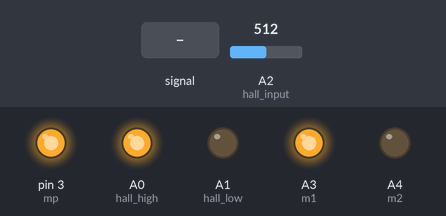
Bench run of a sketch on a simulated Arduino Uno, built with avr-gcc and run on an emulated ATmega328P. On the bench: output pins drawn as LEDs (lit = HIGH). Dashed ring = blinking. Inputs (shaded band) come from the test bench; at power-on: A2 (hall_input) = 512. What the sketch prints to the serial monitor is not drawn.

Above: at 0.06 s.
At 1.26 s:
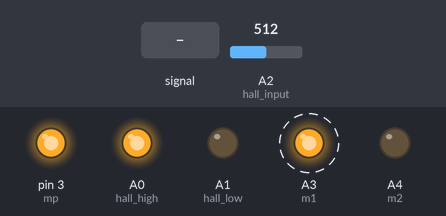
1.3 s: A2 (hall_input) fed a 200 Hz sine of ±81 counts around its level
Timing chart, 0 to 10.3 s (numbered marks = the images above; inputs shaded):
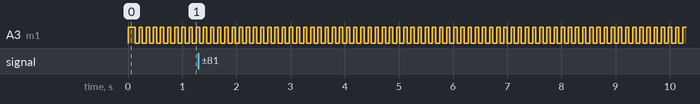

The sketch:

hall_2.ino
```cpp
#define hall_high A0
#define hall_low  A1
#define hall_input A2
#define m1 A3
#define m2 A4
#define mp 3

#define SAMPLE 5

// 50 & 80
//
#define HPERIOD 60
#define LPERIOD 70

long long prevtime, halltimemin, halltimemax;
int hcurrread, hprevread;
int flag_min, flag_max;
boolean flag;

void setup() {

  Serial.begin(57600);
  pinMode(hall_high, OUTPUT);
  pinMode(hall_low, OUTPUT);
  pinMode(m1, OUTPUT);
  pinMode(m2, OUTPUT);

  digitalWrite(hall_high, HIGH);
  digitalWrite(hall_low, LOW);
  digitalWrite(m1, HIGH);
  digitalWrite(m2, LOW);
  analogWrite(mp, 255);

  hprevread = 0;
  hcurrread = 0;
  flag_min = 1;
  flag_max = 0;
  prevtime=0;

}
void loop()
{
  hcurrread = 0;
  for ( int i = 0; i < SAMPLE; i++ )
    hcurrread += analogRead(hall_input);
  hcurrread = hcurrread / SAMPLE *10.0* 5.0 / 1024.0;

  if (hcurrread > hprevread && flag_min == 0 && flag_max == 1) {
    halltimemin = millis();
    flag_min = 1;
    flag_max = 0;
//    Serial.print(" Min attained at : ");
    Serial.println(int(halltimemin-halltimemax));
  } else if (hcurrread < hprevread && flag_max == 0 && flag_min == 1) {
    halltimemax = millis();
    flag_min = 0;
    flag_max = 1;
//    Serial.print(" Max attained at : ");
    Serial.println(int(halltimemax-halltimemin));
  }
  hprevread = hcurrread;


  // The code to switch on.off magnet
  if (millis() - prevtime > LPERIOD && flag==0)
  {
    digitalWrite(m1, HIGH);
    flag=1;
    prevtime=millis();

  }
  else if (millis() - prevtime > HPERIOD && flag==1)
  {
    digitalWrite(m1, LOW);
    flag=0;
    prevtime = millis();
  }

}
```

Measured:
- by itself, A3 (m1): alternates HIGH for 0.06 s and LOW for 0.07 s
